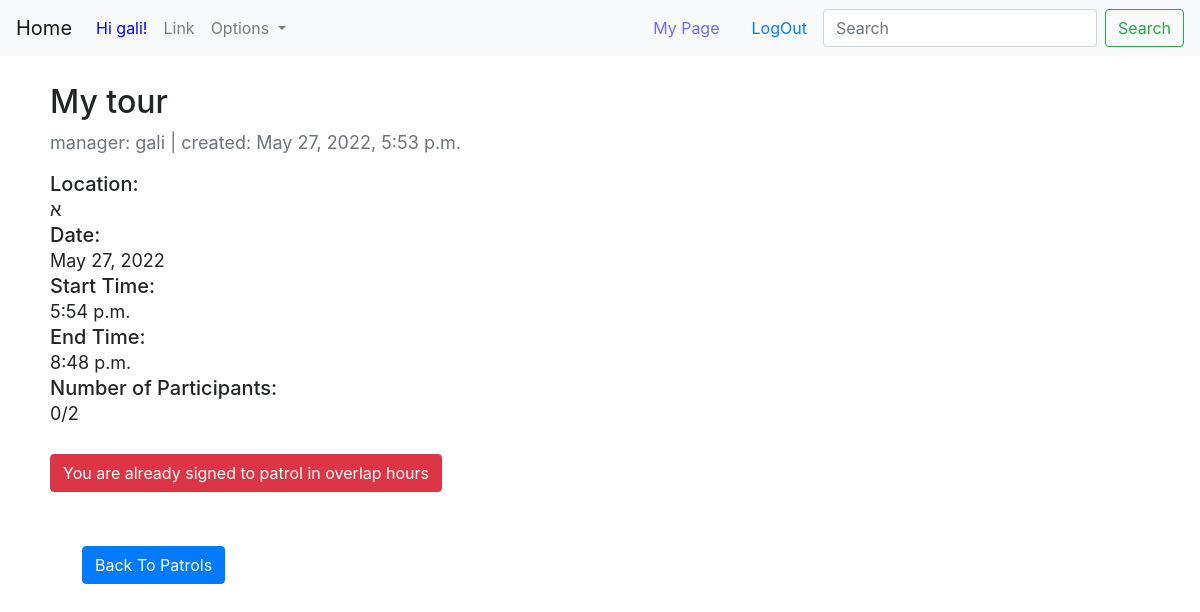
The page /patrols/patrol/1/ (signed in) on the database its author committed.
### Patrols/models.py (models this page shows, shortened)
class Patrol(models.Model):
    class PatrolStatus(models.TextChoices):
        CREATION = "Creation"
        ACTIVE = "Active"
        ARCHIVE = "Archive"
    manager = models.ForeignKey(User, on_delete=models.CASCADE, related_name='patrols', null=False)
    title = models.CharField('title', max_length=MEDIUM_STRING)
    patrol_status = models.CharField('patrol status', max_length=MIN_STRING, null=True, choices=PatrolStatus.choices,
                                     default=PatrolStatus.CREATION)
    description = models.TextField('summary', max_length=MAX_STRING, null=True, blank=True)
    time_created = models.DateTimeField('time created', default=current_time, null=False)
    time_updated_last = models.DateTimeField('last updated', default=current_time, null=False)
    location = models.CharField(max_length=MEDIUM_STRING, choices=get_locations(), default=default_neighborhoods[0])
    date = models.DateField('date', default=current_time, null=False)
    start_time = models.TimeField('start time', default=current_time, null=False)
    end_time = models.TimeField('end time', default=current_time() + timezone.timedelta(hours=3), null=False)
    priority = models.IntegerField('priority', default=MAX_PRIORITY, blank=True)
    participants_needed = models.IntegerField('participants needed', default=DEFAULT_PATROL_SIZE)
    reactions = models.ManyToManyField(User, related_name='reactions', blank=True)
    approved_reactions = models.ManyToManyField(User, related_name='approved_reactions', blank=True)
    users_participated = models.ManyToManyField(User, related_name='participants', blank=True)
    update_priority = models.BooleanField(default=False)

### Patrols/views.py (the view, shortened to what this page needs)
# urls.py: path('patrol/<int:patrol_id>/', patrol_page, name='patrol_page'),
def patrol_page(request, patrol_id):
    try:
        patrol = Patrol.objects.get(id=patrol_id)
    except Patrol.DoesNotExist:
        raise Http404(f"Invalid patrol id: {patrol_id}")
    join, msg = canJoin(request.user, patrol)
    context = {
        'patrol': patrol,
        'join': join,
        'msg': msg
    }
    return render(request, 'Patrols/PatrolPage.html', context)

### Patrols/views.py (called while the page is built)
def date_overlap(start1, end1, start2, end2):
    overlaps = start1 <= end2 and end1 >= start2
    if not overlaps:
        return False
    return True

def overlapPatrols(user, patrol):
    registered_patrols = Patrol.objects.filter(approved_reactions__profile__user__id=user.id)
    currentPatrolTime = (patrol.start_time, patrol.end_time)
    for pat in registered_patrols:
        if pat.date == patrol.date:
            my = (pat.start_time, pat.end_time)
            hoursOverlap = date_overlap(currentPatrolTime[0], currentPatrolTime[1], my[0], my[1])
            if hoursOverlap:
                return True
    return False

def canJoin(user, patrol):
    if user in patrol.approved_reactions.all():
        return (False, "You are already signed to this patrol")
    elif patrol.approved_reactions.count() == patrol.participants_needed:
        return (False, "This Patrol Is Full")
    elif overlapPatrols(user, patrol):
        return (False, "You are already signed to patrol in overlap hours")
    return (True, "")

### HomePage/templates/Patrols/PatrolPage.html (shortened to what this page needs)
{% extends 'base.html' %}
{% block content %}
    <br>
    <h2><span >{{ patrol.title }}</span></h2>
     <p class=" text-muted">
        manager: {{ patrol.manager }} | created: {{ patrol.time_created }}
    </p>
    <h5 style="margin:0;padding:0;">Location:</h5> {{ patrol.location }}
    <br>
    <h5 style="margin:0;padding:0;">Date:</h5> {{ patrol.date }}
    <br>
    <h5 style="margin:0;padding:0;">Start Time:</h5> {{ patrol.start_time }}
    <br>
    <h5 style="margin:0;padding:0;">End Time:</h5> {{ patrol.end_time }}
    <br>
    <h5 style="margin:0;padding:0;">Number of Participants:</h5> {{ patrol.approved_reactions.count }}/{{ patrol.participants_needed }}
    <br><br>
    <form method="POST">
        {% if msg %}
            {% if msg == "You are already signed to this patrol" %}
                <h3 style="color: red">{{ msg }}</h3>
                <button type="submit" class="btn btn-danger" onclick="return confirm('Are you sure you want to cancel?')" name="cancel" value="cancel">Cancel</button>
            {% else %}
            <button type="submit" class="btn btn-danger">{{ msg }}</button>
            {% endif %}
        {% else %}
            <button type="submit" class="btn btn-success" onclick="return confirm('Are you sure you want to join?')" name="join" value="join">Join Patrol</button>
        {% endif %}
    </form>
    <br><br>
    <a href="{% url 'parent_patrol' %}" class="btn btn-primary" style="margin-left:2em">Back To Patrols</a>
{% endblock %}

### HomePage/templates/base.html (shortened to what this page needs)
{% load static %}
<!DOCTYPE html>
<html lang="en">
<head>
    <link rel="stylesheet" href="https://cdn.jsdelivr.net/npm/bootstrap@4.5.3/dist/css/bootstrap.min.css">
</head>
<body>
    <div>
        <nav class="navbar navbar-expand-lg navbar-light bg-light">
          <a class="navbar-brand" href="{% url 'homepage' %}">Home</a>
          <div class="collapse navbar-collapse" id="navbarSupportedContent">
            <ul class="navbar-nav mr-auto">
                {% if user.is_authenticated %}
              <li class="nav-item active">
              <a class="nav-link disabled" href="#" style="color:blue;">Hi {{ user.username }}!</a>
              </li>
                {% endif %}
              <li class="nav-item">
                <a class="nav-link" href="#">Link</a>
              </li>
                 {% if user.is_authenticated %}
              <li class="nav-item dropdown">
                <a class="nav-link dropdown-toggle" href="#" id="navbarDropdown" role="button" data-toggle="dropdown" aria-haspopup="true" aria-expanded="false">
                  Options
                </a>
              </li>
                {% endif %}
            </ul>
              {% if user.is_authenticated %}
                {% if user.profile.is_patrol_manager or user.is_superuser %}
                    <a class="nav-link active" href="{% url 'resident_page' %}"><h8 style="color:#6c6cf8;">My Page</h8> <span class="sr-only">(current)</span></a>
                    {% else %}
                    <a class="nav-link active" href="{% url 'resident_page' %}"><h8 style="color:#6c6cf8;">My Page</h8> <span class="sr-only">(current)</span></a>
                {% endif %}
                <a class="nav-link active" href="{% url 'logoutuser' %}">LogOut</a>
              {% else %}
                <a class="nav-link active" href="{% url 'AddParent' %}">Register</a>
                <a class="nav-link active" href="{% url 'Login' %}">Login</a>
              {% endif %}
            <form class="form-inline my-2 my-lg-0">
              <input class="form-control mr-sm-2" type="search" placeholder="Search" aria-label="Search">
              <button class="btn btn-outline-success my-2 my-sm-0" type="submit">Search</button>
            </form>
          </div>
        </nav>
    </div>
    <div class="container">
        <div id="content" name="content">
            {% block content %}
            {% endblock %}
        </div>
    </div>
</body>
</html>

### HomePage/templates/base.html (style rules this page uses)
.container { display: block; position: relative; padding-left: 20px; margin-bottom: 12px; font-size: 18px; }

### rows shown on the page
Patrol: title "My tour", manager "gali", time_created "May 27, 2022, 5:53 p.m.", location "א", date "May 27, 2022", start_time "5:54 p.m.", end_time "8:48 p.m.", approved_reactions.count "0", participants_needed "2"

### other values the page prints
{{ user.username }} "gali"
{{ msg }} "You are already signed to patrol in overlap hours"
